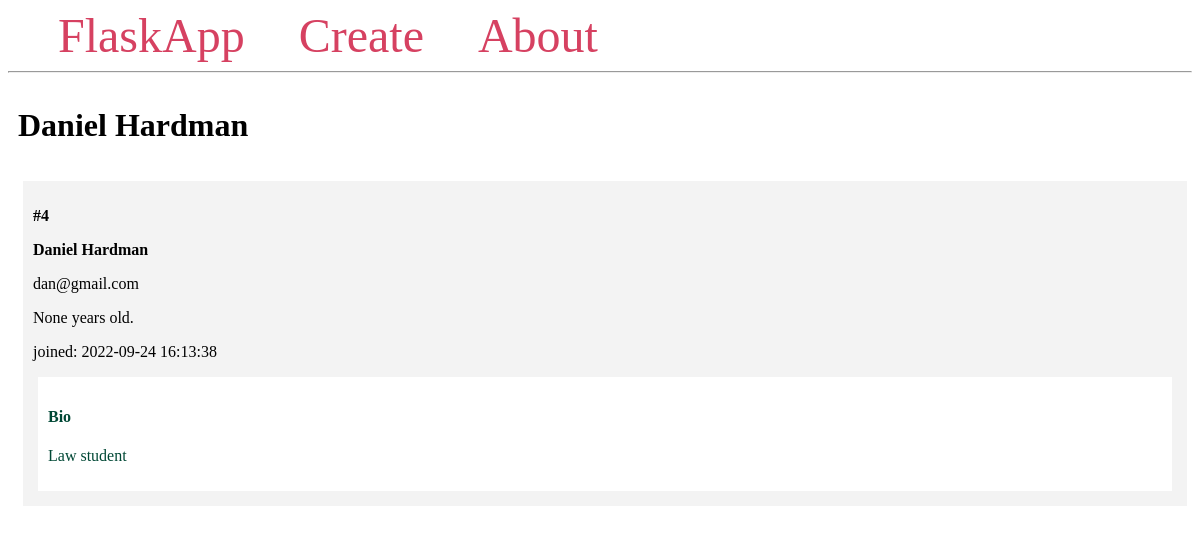
Page /4/ on the committed database.
### app.py (models this page shows, shortened)
class Student(db.Model):
        id= db.Column(db.Integer, primary_key = True)
        firstname = db.Column(db.String(100), nullable=False )
        lastname = db.Column(db.String(100), nullable = False)
        email =  db.Column(db.String(80), unique=True, nullable=False)
        age = db.Column(db.Integer)
        created_at = db.Column(db.DateTime(timezone=True), server_default = func.now())
        bio = db.Column(db.Text)

### app.py (the view)
@app.route('/<int:student_id>/')
def student(student_id):
        student = Student.query.get_or_404(student_id)
        return render_template("student.html", student =student)

### templates/student.html
{% extends "base.html" %} {% block content %}
<span class="title">
  <h1>
    {% block title %}{{ student.firstname}} {{ student.lastname}} {% endblock%}
  </h1></span
>
<div class="content">
  <div class="student">
    <p><b> #{{ student.id }}</b></p>
    <b>
      <p class="name">{{ student.firstname}} {{student.lastname}}</p>
    </b>
    <p>{{student.email}}</p>
    <p>{{student.age}} years old.</p>
    <p>joined: {{ student.created_at }}</p>
    <div class="bio">
      <h4>Bio</h4>
      <p>{{ student.bio}}</p>
    </div>
  </div>
</div>
{% endblock %}

### templates/base.html (style rules this page uses)
.title { margin: 5px; }
.content { margin: 5px; width: 100%; display: flex; flex-direction: row; flex-wrap: wrap; }
.student { flex: 20%; padding: 10px; margin: 5px; background-color: #f3f3f3; inline-size: 100%; }
.bio { padding: 10px; margin: 5px; background-color: #ffffff; color: #004835; }

### rows in the picture
Student: firstname "Daniel", lastname "Hardman", id "4", email "dan@gmail.com", age "None", created_at "2022-09-24 16:13:38", bio "Law student"
